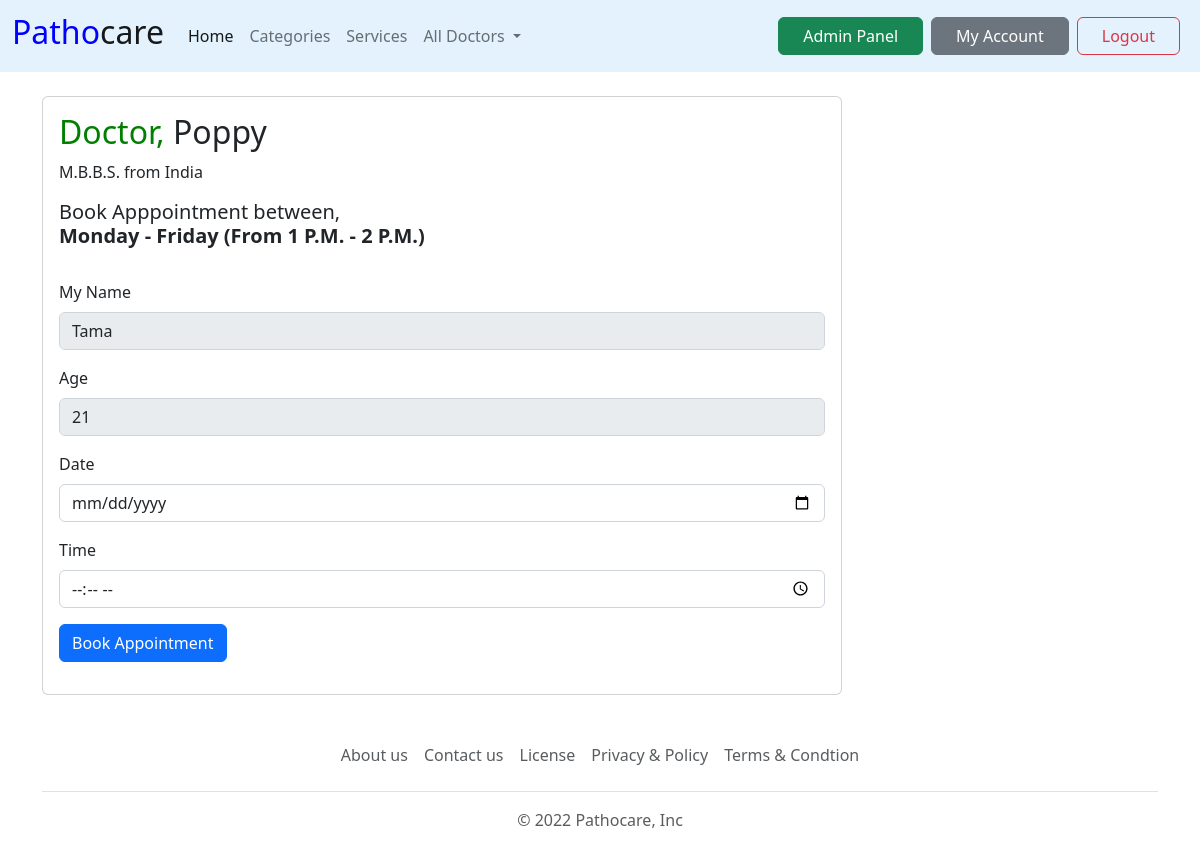
Screenshot of /pages/book.php?id=2 (signed in) with the database file from the repository.
### tables this page shows
CREATE TABLE `doctors` (
  `id` int(5) NOT NULL,
  `name` varchar(250) NOT NULL,
  `registration_number` varchar(250) NOT NULL,
  `phone_number` varchar(250) NOT NULL,
  `time` varchar(250) NOT NULL,
  `degree` varchar(250) NOT NULL,
  `category` varchar(250) NOT NULL
);

CREATE TABLE `users` (
  `id` int(5) NOT NULL,
  `name` varchar(25) NOT NULL,
  `password` varchar(250) NOT NULL,
  `phone_number` bigint(25) NOT NULL,
  `gender` int(2) NOT NULL,
  `age` int(3) NOT NULL,
  `address` varchar(100) NOT NULL
);

### auth.php (called while the page is built, shortened)
<?php
 require('connect.php');
if(isset($_COOKIE['user_id'])){
    $user_id=$_COOKIE['user_id'];
    $user_id=convert_uudecode($user_id);
    $sql="SELECT * FROM users WHERE id='$user_id';";
    $result=$connect->query($sql);
    $row=$result->fetch_assoc();
    if ($user_id===$row['id']) {
        $user_name=$row['name'];
        $user_age=$row['age'];
    }
    else{
        header("Location: login.php");
        exit();
    }
}
?>

### pages/book.php (the view, shortened to what this page needs)
<?php
    require_once('../auth.php');
?>
<!DOCTYPE html>
<html lang="en">
<head>
    <?php require_once('../header.php'); ?>
</head>
<body>
    <br>
    <div class="container">
    <?php
    if(isset($_REQUEST['id'])){
        $docid=$_REQUEST['id'];
        $sql="SELECT * FROM doctors WHERE id='$docid';";
        $result=$connect->query($sql);
        $row_doc=$result->fetch_assoc();
    ?>
        <div class="card" style="width: 50rem;">
        <div class="card-body">
        <h2> <span style="color:green;">Doctor,</span> <?php echo $row_doc['name']; ?></h2>
        <p><?php echo $row_doc['degree']; ?></p>
        <h5 class="card-title">Book Apppointment between,<br><b><?php echo $row_doc['time']; ?></b></h5>
        <br>
        <form action="<?php echo htmlspecialchars($_SERVER["PHP_SELF"]);?>" method="POST">
            <div class="mb-3">
            <label for="exampleFormControlInput1" class="form-label">My Name</label>
            <input type="text" class="form-control" value="<?php echo $user_name; ?>" disabled>
            </div>
            <div class="mb-3">
            <label for="exampleFormControlInput1" class="form-label">Age</label>
            <input type="text" class="form-control" value="<?php echo $user_age; ?>" disabled>
            </div>
            <div class="mb-3">
            <label for="exampleFormControlInput1" class="form-label">Date</label>
            <input type="date" class="form-control" name="date" required>
            </div>
            <div class="mb-3">
            <label for="exampleFormControlInput1" class="form-label">Time</label>
            <input type="time" class="form-control" name="time" required>
            </div>
            <button type="submit" name="submit" class="btn btn-primary mb-3">Book Appointment</button>
        </form>
        </div>
        </div>
    </div>
    <?php
    }
    else{
        echo "<script>window.location.replace('profile.php');</script>Something Went Wrong!";
    }
    ?>
    <?php require_once('../footer.php'); ?>
</body>
</html>

### rows the page displays
doctors: name "Poppy", degree "M.B.B.S. from India", time "Monday - Friday (From 1 P.M. - 2 P.M.)"
users: name "Tama", age "21"
